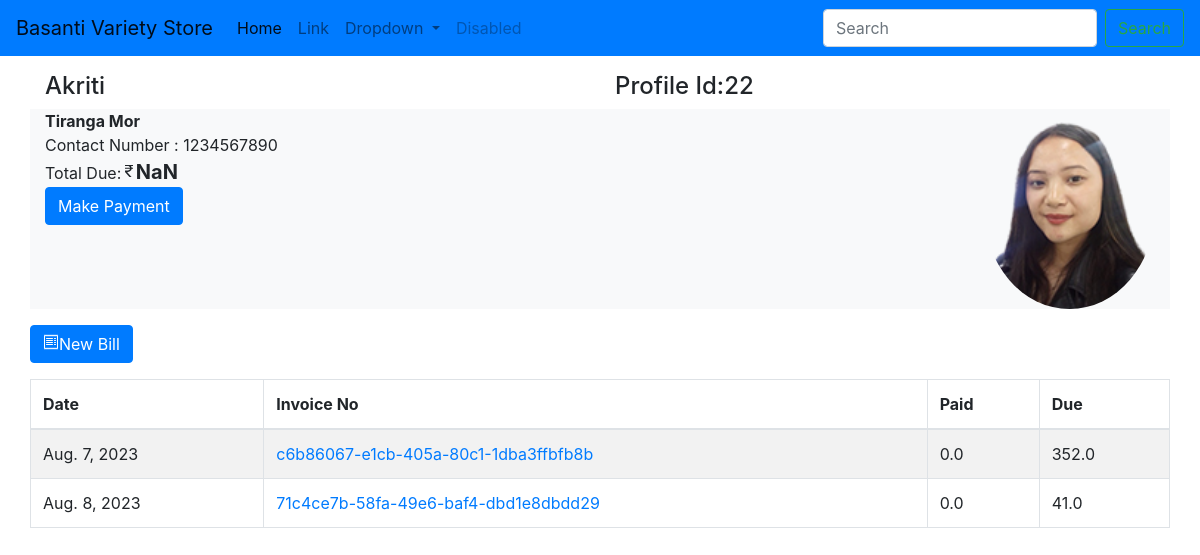
Before: /profile/22 with the older database file.
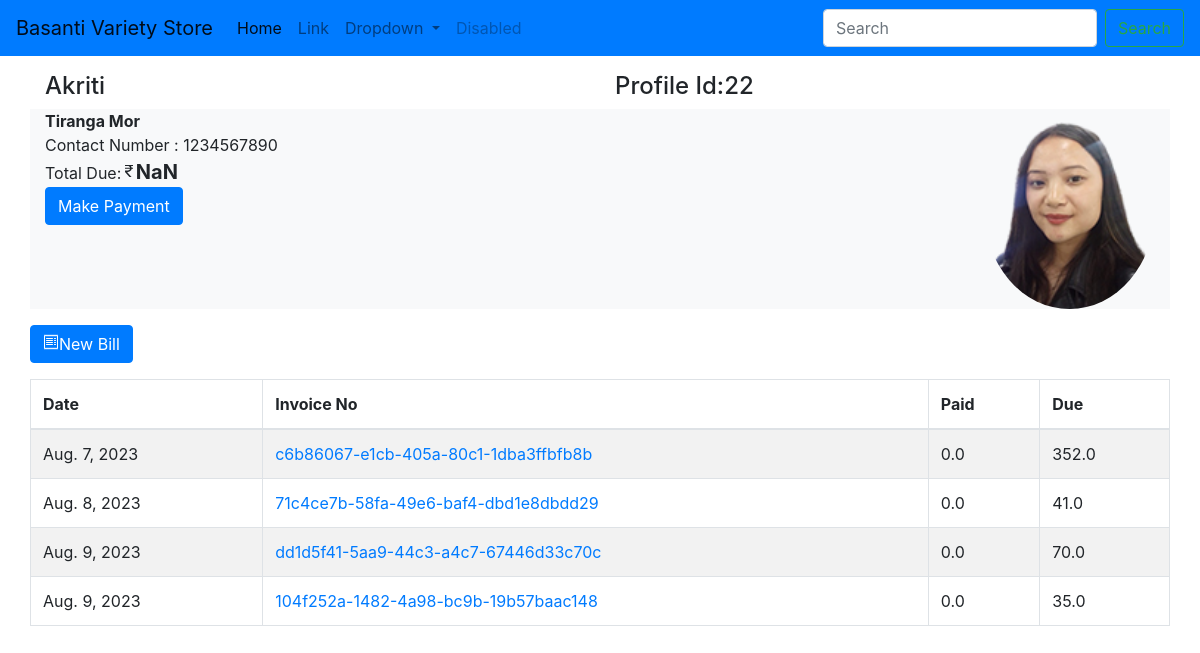
After: the same page with the newer database file.
### shopdue/models.py (models this page shows, shortened)
class Customer(models.Model):
    customer_name = models.CharField(max_length=60)
    customer_address = models.TextField()
    contact_number = models.CharField(max_length=12)
    additional_info = models.TextField()
    customer_image = models.ImageField(upload_to=generate_unique_filename, null=True)
    total_due = 0

class Bill(models.Model):
    customer = models.ForeignKey(Customer, related_name='bills' , on_delete=models.CASCADE)
    invoice_no = models.UUIDField(
        primary_key=True, default=uuid.uuid4, editable=False)
    date = models.DateField(auto_now_add=True, null=True)
    discount = models.FloatField(default=0)
    total = models.FloatField(default=0)
    paid = models.FloatField(default=0)
    due = models.FloatField(default=0)

### mystore/views.py (the view)
# urls.py: path('profile/<int:customer_id>', views.customerProfile, name='single_customer_profile'),
def customerProfile(request, customer_id):
    customer = models.Customer.objects.get(pk=customer_id)
    bills = customer.bills.all()
    data = {'customer': customer, 'bills': bills}
    return render(request, 'customer_profile.html', data)

### templates/customer_profile.html (shortened to what this page needs)
{% extends 'base.html' %}
{% block content %}
  <div class="container">
    <div class="row">
      <div class="col-6">
        <h4>{{ customer.customer_name }}</h4>
      </div>
      <div class="col-6">
        <h4>Profile Id:{{ customer.id }}</h4>
      </div>
    </div>
    <div class="row">
      <div class="col-6 bg-light">
        <div class="row">
          <div class="col">
            <strong>{{ customer.customer_address }}</strong>
          </div>
        </div>
        <div class="row">
          <div class="col">Contact Number : {{ customer.contact_number }}</div>
        </div>
        <div class="row">
          <div class="col">
            Total Due:
            <strong id="due_display" style="margin-left: -6px; font-size: 20px;"></strong>
          </div>
        </div>
        <div class="row">
          <div class="col">
            <a href="/due/bill/payment?id=21" class="btn btn-primary">Make Payment</a>
          </div>
        </div>
      </div>
      <div class="col-6 bg-light">
        <div class="d-flex flex-row-reverse">
          <img src="/media/{{ customer.customer_image }}" style="height: 200px; border-radius: 50%;" class="float-left" alt="..." />
        </div>
      </div>
    </div>
    <div class="row">
      <div class="row">
        <div class="col">
          <a href="/invoice/{{ customer.id }}" class="btn btn-primary mt-3 float-right">
            New Bill
          </a>
        </div>
      </div>
    </div>
    <div class="row">
      <table id="purchase_table" class="table table-striped table-bordered mt-3">
        <thead>
          <tr>
            <th scope="col">Date</th>
            <th scope="col">Invoice No</th>
            <th scope="col">Paid</th>
            <th scope="col">Due</th>
          </tr>
        </thead>
        <tbody>
          {% for bill in bills %}
            <tr>
              <td>{{ bill.date }}</td>
              <td>
                <a href="/due/bill/details/{{bill.invoice_no}}?query={{bill.invoice_no}}">{{ bill.invoice_no }}</a>
              </td>
              <td>{{ bill.paid }}</td>
              <td class="due_count">{{ bill.due }}</td>
            </tr>
          {% endfor %}
        </tbody>
      </table>
    </div>
  </div>
{% endblock %}

### templates/base.html
{% include 'header.html' %}
{% block content %}
{% endblock  %}
{% include 'footer.html' %}

### templates/header.html (shortened to what this page needs)
<!DOCTYPE html>
<html lang="en">
<head>
    <link rel="stylesheet" href="https://cdn.jsdelivr.net/npm/bootstrap@4.0.0/dist/css/bootstrap.min.css"
>
        <link rel="stylesheet" href="/static/css2/index.css">
</head>
<body>
    <nav class="navbar navbar-expand-lg navbar-light bg-primary mb-3">
        <a class="navbar-brand" href="#">Basanti Variety Store</a>
        <div class="collapse navbar-collapse" id="navbarSupportedContent">
            <ul class="navbar-nav mr-auto">
                <li class="nav-item active">
                    {% url 'home' as home_url %}
                    <a class="nav-link" href='{{home_url}}'>Home <span class="sr-only">(current)</span></a>
                </li>
                <li class="nav-item">
                    <a class="nav-link" href="#">Link</a>
                </li>
                <li class="nav-item dropdown">
                    <a class="nav-link dropdown-toggle" href="#" id="navbarDropdown" role="button"
                        data-toggle="dropdown" aria-haspopup="true" aria-expanded="false">
                        Dropdown
                    </a>
                </li>
                <li class="nav-item">
                    <a class="nav-link disabled" href="#">Disabled</a>
                </li>
            </ul>
            <form class="form-inline my-2 my-lg-0">
                <input class="form-control mr-sm-2" type="search" placeholder="Search" aria-label="Search">
                <button class="btn btn-outline-success my-2 my-sm-0" type="submit">Search</button>
            </form>
        </div>
    </nav>

### templates/footer.html (shortened to what this page needs)
</body>
</html>

Changed rows visible on the page:
added Bill: date "Aug. 9, 2023", invoice_no "dd1d5f41-5aa9-44c3-a4c7-67446d33c70c", paid "0.0", due "70.0"
added Bill: date "Aug. 9, 2023", invoice_no "104f252a-1482-4a98-bc9b-19b57baac148", paid "0.0", due "35.0"
